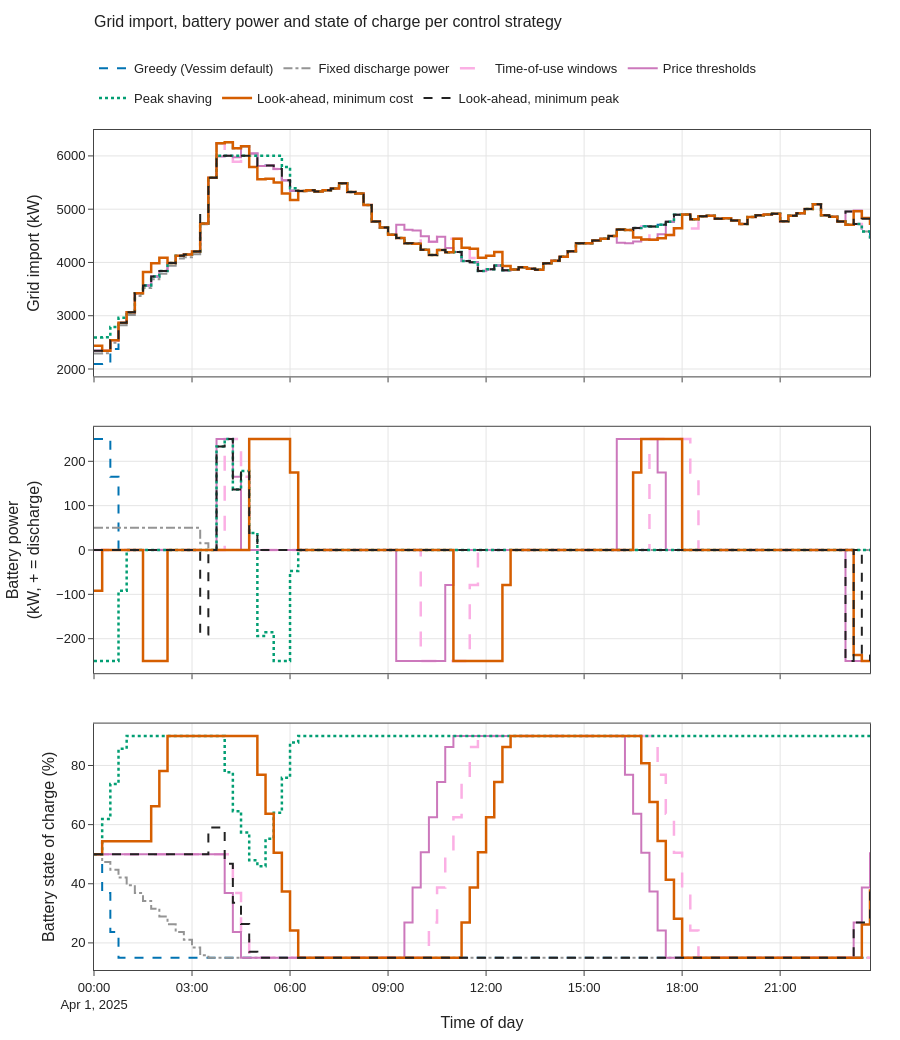

Notebook cell for this chart:
### Code cell
fig = vp.stacked_panels([
    ("Grid import (kW)", {n: runs[n, "15 min"]["grid_kw"] for n in NAMES}),
    ("Battery power (kW, + = discharge)", {n: runs[n, "15 min"]["battery_kw"] for n in NAMES}),
    ("Battery state of charge (%)", {n: runs[n, "15 min"]["soc"] * 100 for n in NAMES}),
], title="Grid import, battery power and state of charge per control strategy", row_height=300)
vp.save(fig, OUT / "strategies", png=True)
fig.show()
